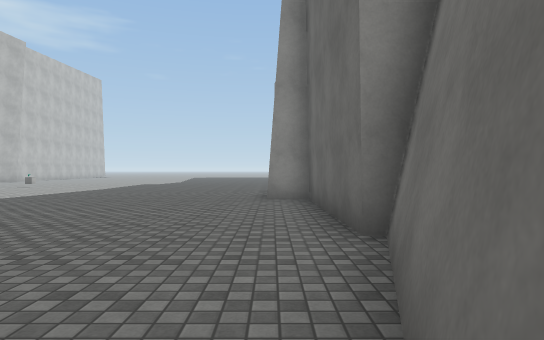
[1] (above)

23 first-person views from a walk through a scene from a Unity 3-D project. The camera is 1.3 m above the floor, looks level and sees 75° across. The floor is counted in squares, 2 m on a side. Each view is taken from the middle of a square. On the plan, view 1 faces up. The plan holds only what a view shows up to about 10 squares ahead; the rest is blank. The place goes on beyond the plan. The player is left out. Surface patterns are stand-ins for the level's own textures.

[2]
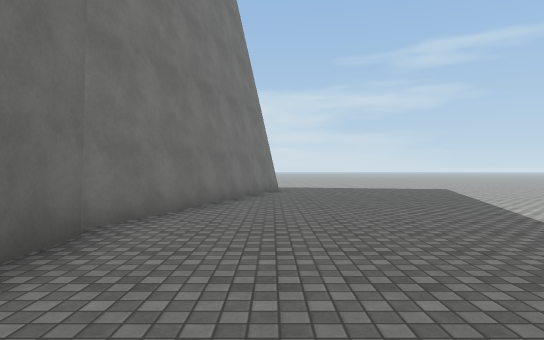

[3]
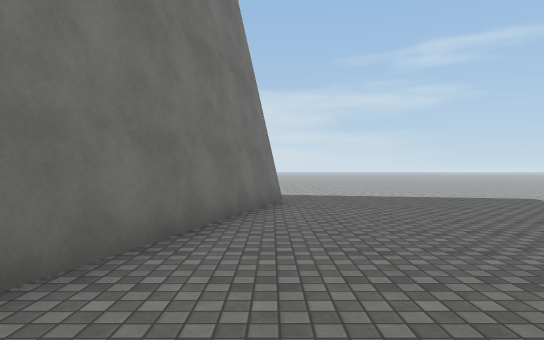

[4]
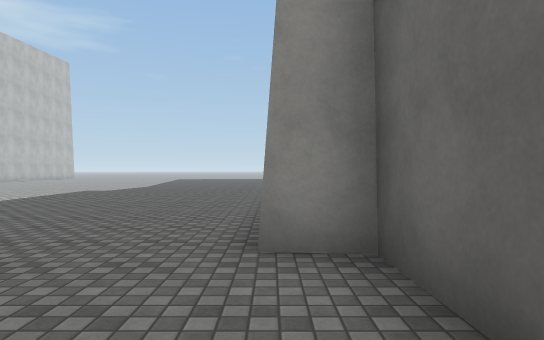

[5]
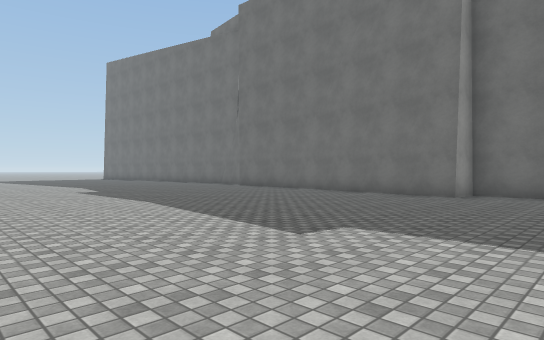

[6]
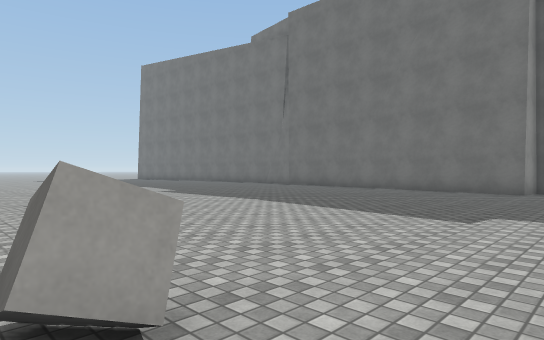

[7]
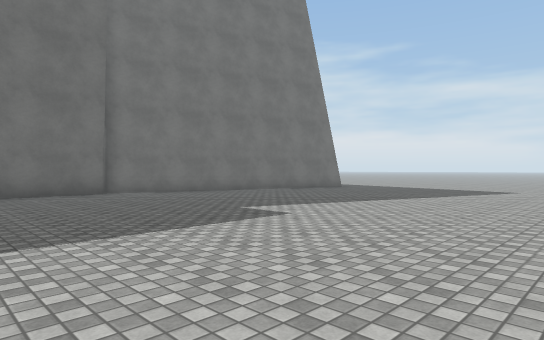

[8]
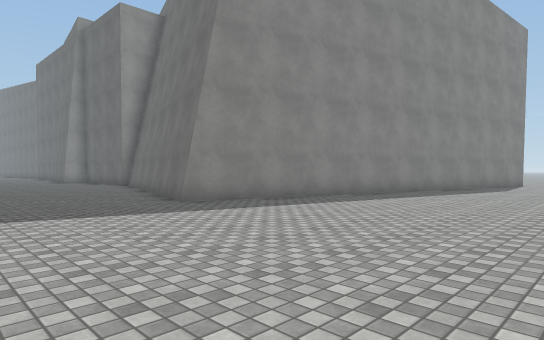

[9]
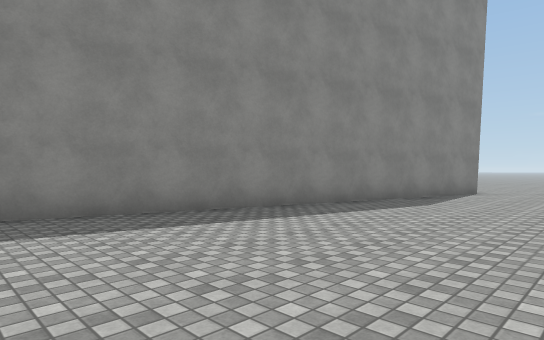

[10]
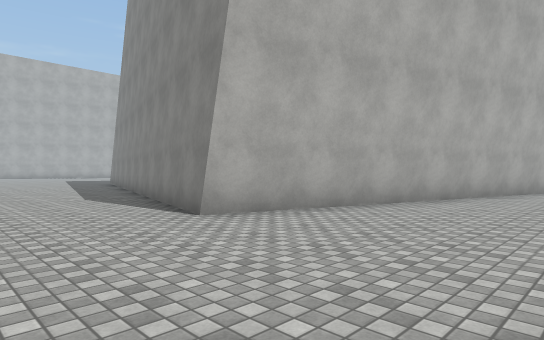

[11]
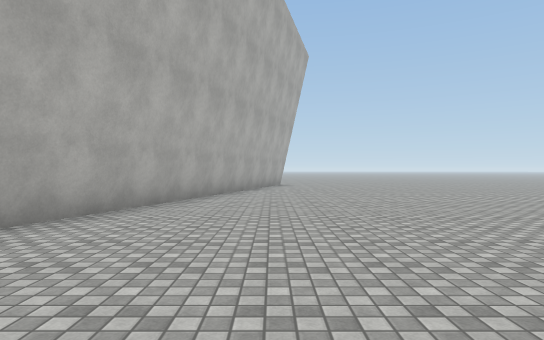

[12]
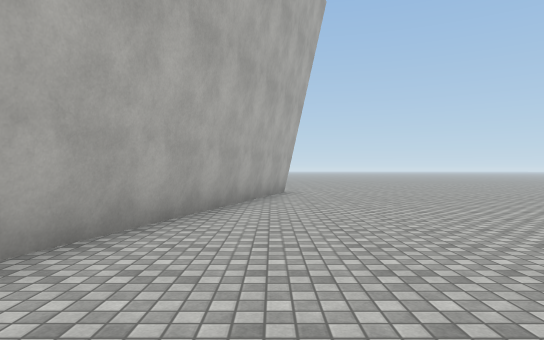

[13]
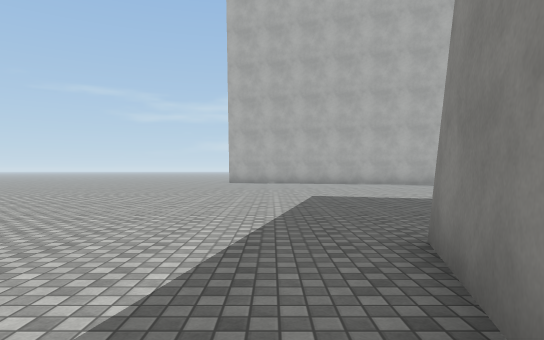

[14]
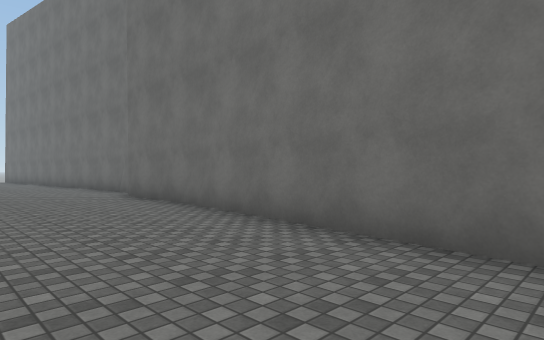

[15]
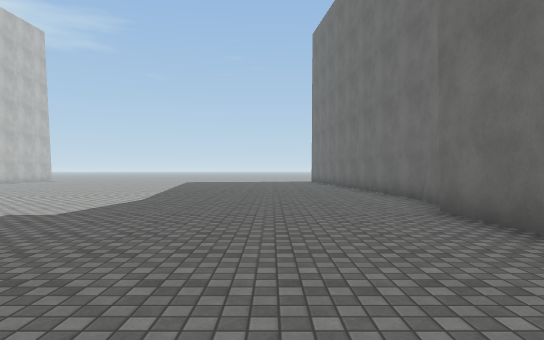

[16]
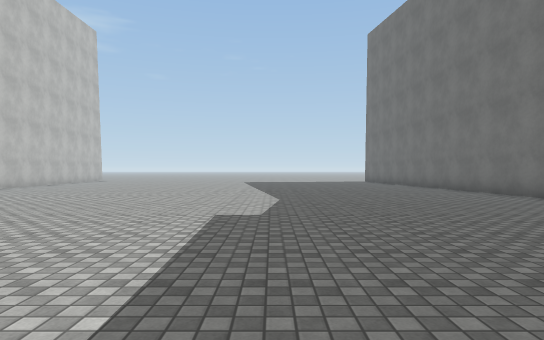

[17]
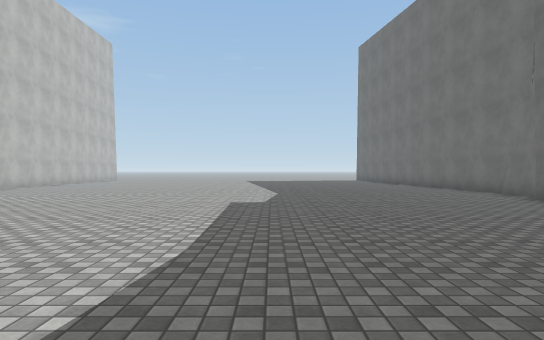

[18]
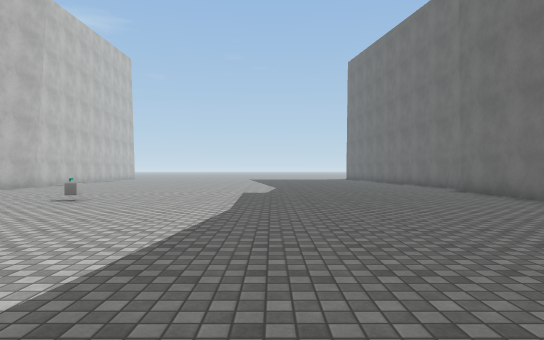

[19]
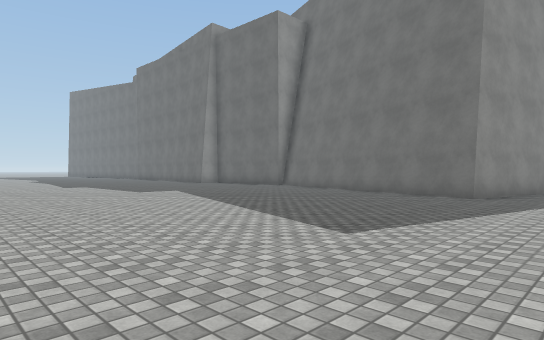

[20]
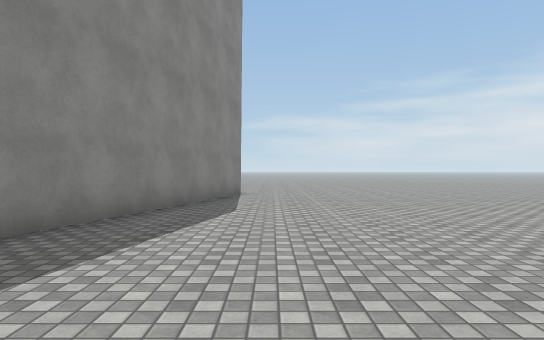

[21]
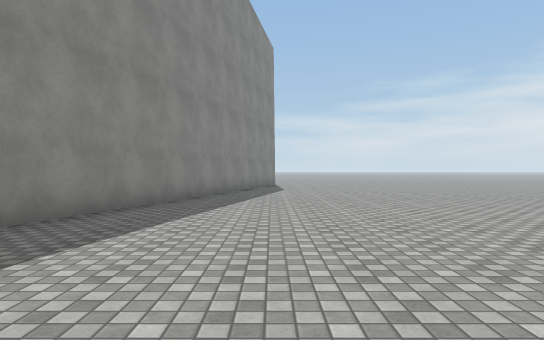

[22]
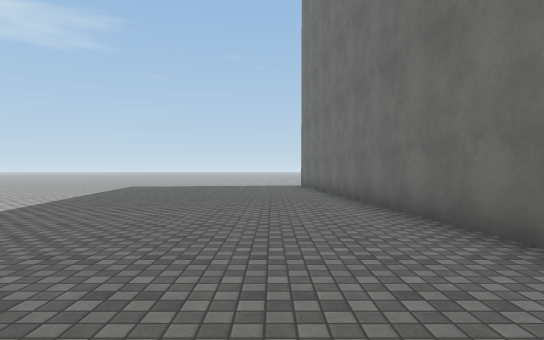

[23]
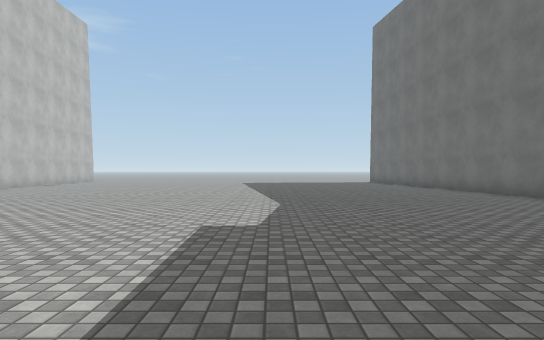

### Floor plan
Points are (right, up) in squares from view 1. A wall is a line through its corners. A room is listed if a view was taken in it or the views show most of it. See-through windows are left out.
Room 1 (views 1, 2, 3, 4, 5, 6, 7, 8, 9, 10, 11, 12, 13, 14, 15, 16, 17, 18, 19, 20, 21, 22, 23)
walls: (0.9, 3.5) (0.8, 7.7) (-0.1, 7.8) (0.7, 14.2); (0.7, 13.7) (0.6, 16.7); (1.1, 17.1) (1.3, 18.6); (1.3, 18.3) (0.9, 22.5); (15, 2.8) (11.8, -8.1) (-1.1, -4.6) (1.2, 3.5)
ways out: opening at (16, 2)
objects: other object (-11, 8); other object (-9, 13)

Positions as (right, up) in squares from view 1, and headings:
1: (0, 0), facing up
2: (-1, 7), facing down
3: (-1, 3), facing down
4: (0, 5), facing up
5: (-9, 5), facing up-right
6: (-11, 6), facing up-right
7: (-9, 7), facing down-right
8: (-5, -11), facing up-right
9: (1, -11), facing up-right
10: (16, -11), facing up-left
11: (15, -11), facing up
12: (15, -6), facing up
13: (2, -6), facing left
14: (-3, 8), facing up-right
15: (-2, 11), facing up
16: (-5, 11), facing up
17: (-5, 9), facing up
18: (-5, 6), facing up
19: (-10, -7), facing up-right
20: (2, -9), facing right
21: (-4, -8), facing right
22: (-1, 16), facing up
23: (-5, 12), facing up
